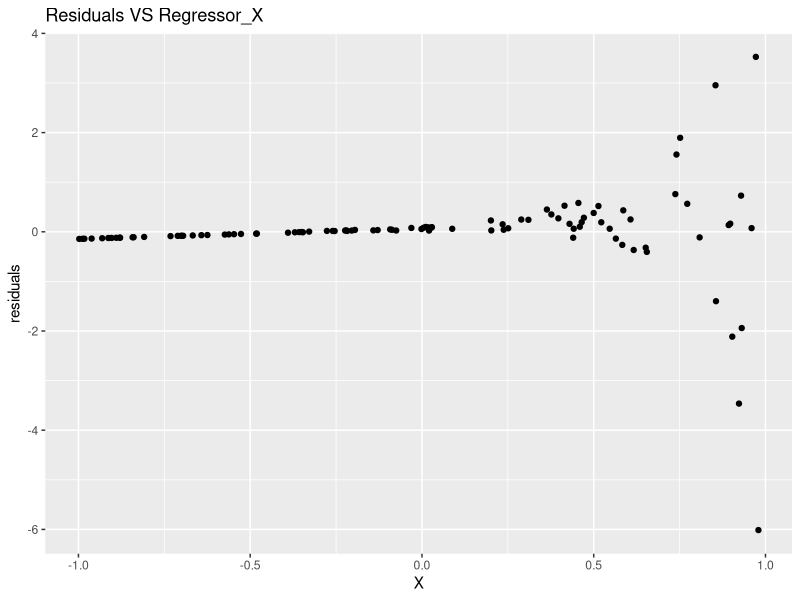
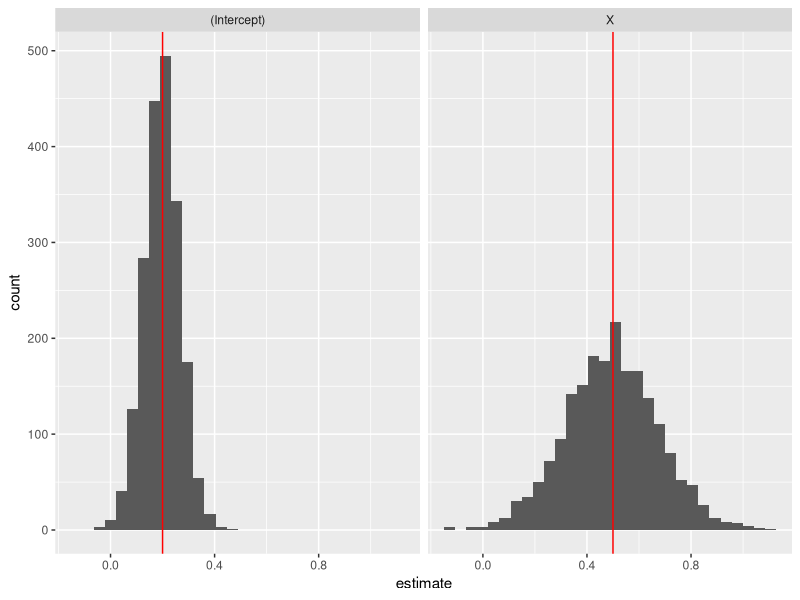
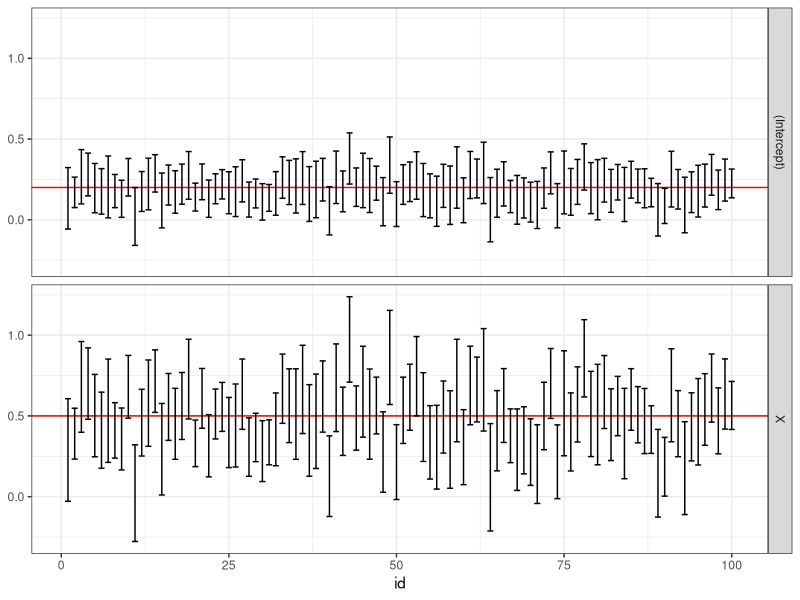

Write the R code that produced these figures, in order.
## ---- chunk 1
suppressPackageStartupMessages({
  library(purrr)
  library(broom)
  library(tidyr)
  library(ggplot2)
  library(dplyr)
})

set.seed(12345) 
## ---- chunk 2
N <- 100L
set.seed(12345) 

# These are true population coefficients
b0 <- 0.2 
b1 <- 0.5

# These are values for lambda and gamma
lambda_h <- 50
gamma_h <- 5

df1 <- data.frame(X = runif(N,-1,1)) %>%
  mutate(e = rnorm(N,0,1/lambda_h*exp(gamma_h*X)))%>%
  mutate(Y = b0 + b1*X + e)

sd(df1$e)
## ---- chunk 3
# Please write your code below
lm_model <- lm(Y~X, data = df1)

summary(lm_model)
confint(lm_model)

tidy(lm_model,conf.int = TRUE)

ggplot(df1) + 
  geom_point(aes(X,residuals(lm_model))) +
  ggtitle('Residuals VS Regressor_X') +
  ylab('residuals')
## ---- chunk 4
set.seed(12345)

R <- 2000L
# Please write your code below

df3 <- data.frame(X = rep(runif(N,-1,1), times = R),
                  id = rep(1:R, each = N)) %>%
  mutate(e = rnorm(N*R,0,1/lambda_h*exp(gamma_h*X)))%>%
  mutate(Y = b0 + b1*X + e)

## ---- chunk 5
# Please write your code below
df4 <- df3 %>%
  group_by(id) %>%
  nest() %>%
  mutate(estimated_model = map(data, ~lm(Y~X, data =.))) %>%
  mutate(estimated_coef = map(estimated_model, ~tidy(., conf.int = TRUE))) %>%
  unnest(estimated_coef)

head(df4)
## ---- chunk 6
# Please write your code below
true_df <- data.frame(term = c("(Intercept)","X"),
                      true_value = c(b0, b1),
                      stringsAsFactors = FALSE 
                      )
p5 <- ggplot(df4) +
  geom_histogram(aes(estimate), bins=30) +
  geom_vline(aes(xintercept = true_value),
             color = "red",
             data = true_df) +
  facet_grid(~term) 

p5

## ---- chunk 7
# Please write your code below
df4 %>%
  group_by(term) %>%
  summarise(mean(estimate), sd(estimate))
## ---- chunk 8
# Please write your code below
df4 %>%
  inner_join(true_df, by="term") %>%
  group_by(term) %>%
  mutate(contains = ifelse(conf.low <= true_value & 
                             true_value <= conf.high,
                           1L,0L)) %>%
  summarise(mean(contains))
## ---- chunk 9
# Please write your code below
p8 <- ggplot(df4 %>% filter(id<=100)) + 
  geom_hline(aes(yintercept = true_value), 
             color = "red",
             data = true_df) + 
  geom_errorbar(aes(x=id, ymin=conf.low, ymax=conf.high)) +
  facet_grid(term~.) +
  theme_bw()

p8

